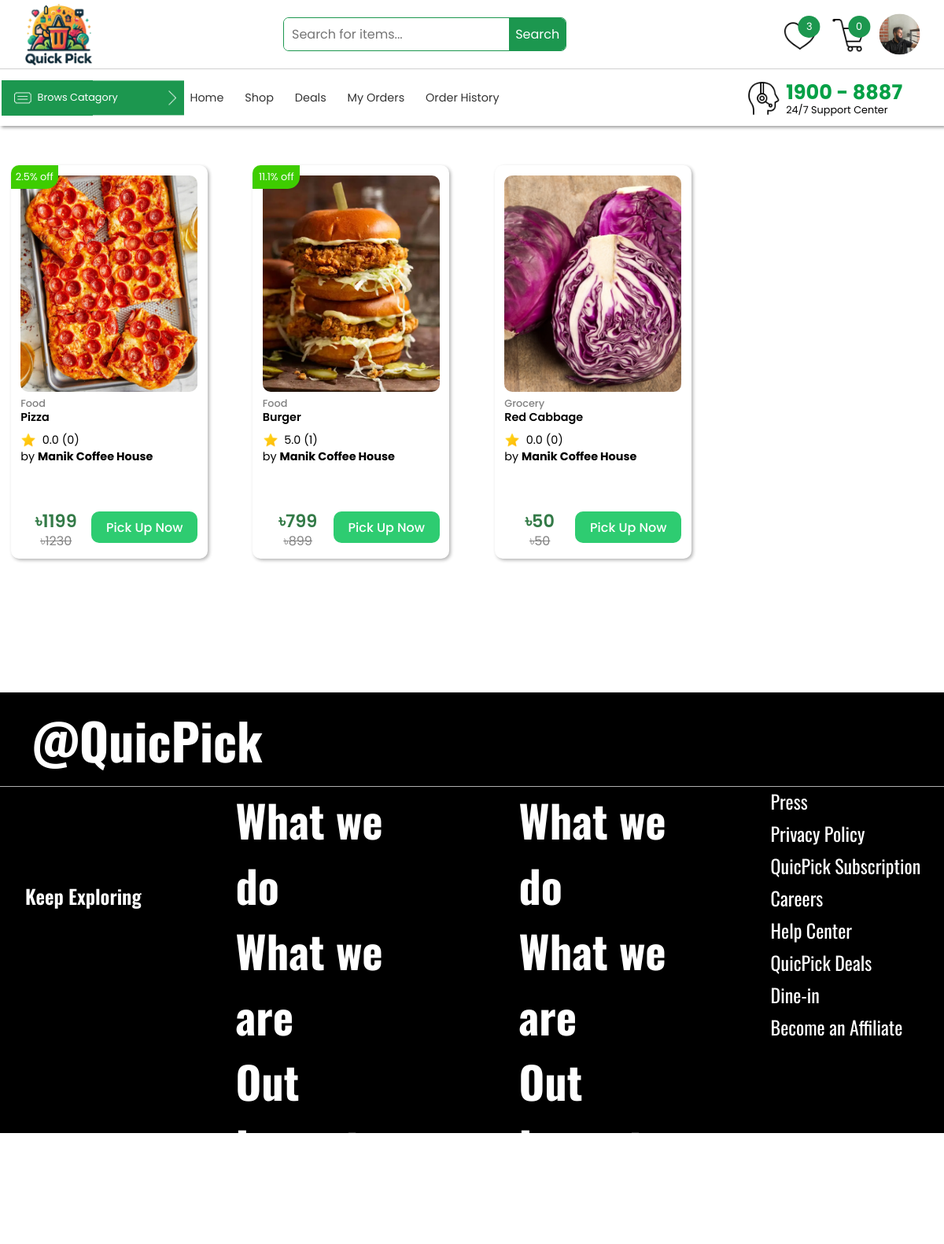
The page /store/product/wishlist (signed in) on the database its author committed.
### account/models.py (models this page shows, shortened)
class Profile(models.Model):
    user = models.OneToOneField(User, on_delete=models.CASCADE, null=True, blank=True)
    image = models.ImageField(upload_to='proPic', null=True, blank=True)
    phone = models.CharField(max_length=20)
    isStore = models.BooleanField(default=False)
    storeName = models.CharField(max_length=100, blank=True, null=True)
    storeDescription = models.TextField(null=True, blank=True)
    storeAddress = models.TextField(null=True, blank=True)

### store/models.py (models this page shows, shortened)
class Product(models.Model):
    name = models.CharField(max_length=200)
    description = models.TextField()
    price = models.PositiveIntegerField(default=0)
    discountPersentage = models.DecimalField(max_digits=3, decimal_places=1)
    discountPrice = models.PositiveIntegerField(default=0)
    category = models.ForeignKey(Category, on_delete=models.CASCADE, related_name='products')
    image = models.ImageField(upload_to='product_images', null=True, blank=True)
    store = models.ForeignKey(Profile, on_delete=models.CASCADE, related_name='products', limit_choices_to={'isStore': True})
    avgReviewPoint = models.DecimalField(max_digits=3, decimal_places=1, default=0.0)
    totalReviews = models.PositiveIntegerField(default=0)

class Category(models.Model):
    name = models.CharField(max_length=100)
    image = models.ImageField(upload_to='category_images', null=True, blank=True)
    description = models.TextField(blank=True)

### store/views.py (the view)
# urls.py: path('product/wishlist', views.wishListProduct, name='wishListProduct'),
def wishListProduct(request):
    user = request.user.profile
    products = Product.objects.all()
    catagories = Category.objects.all()
    cart = CartItem.objects.filter(user=user)
    wishList = WishList.objects.filter(user=user)
    wishListProduct = [item.product for item in wishList]
    cartProducts = [item.product for item in cart]
    cartLen = len(cartProducts)
    wishListLen = len(wishListProduct)
    context = {
        'products': products,
        'catagories': catagories,
        'cart': cart,
        'cartProducts': cartProducts,
        'cartLen': cartLen,
        'wishListLen': wishListLen,
        'wishListProduct': wishListProduct,
    }
    return render(request, 'wishListProduct.html', context)

### template/wishListProduct.html (shortened to what this page needs)
{% extends "userBase.html" %}
{% block content %}
    {% load static %}
    <div class="MainProductDiv" style="min-height: 80vh">
        {% for product in wishListProduct %}
            <div class="card">
                {% if product.discountPersentage != 0.0 %}
                    <div class="discount">
                        <p>{{ product.discountPersentage }}% off</p>
                    </div>
                {% endif %}
                <div class="imageForCard" id="imageForCard">
                    <img src="{{ product.image.url }}" alt="">
                </div>
                <div class="catagoryTag">
                    <p>{{ product.category.name }}</p>
                </div>
                <div class="productTitle">
                    <a href="{% url 'viewProduct' product.id %}"><h3>{{ product.name }}</h3></a>
                </div>
                <div class="productRatting">
                    <div class="starImg"><img src="{% static 'images/icons8-star-96.png' %}" alt=""></div>
                    <p>{{ product.avgReviewPoint }} ({{ product.totalReviews }})</p>
                </div>
                <div class="storeName">
                    <p>by <span class="boldtext"><a href="{% url 'singleStoreProduct' product.store.id %}">{{ product.store.storeName }}</a></span></p>
                </div>
                <div class="pickUpWithPrice1">
                    <div class="priceDiv1">
                        <div class="discountPrice1">৳{{ product.discountPrice }}</div>
                        <div class="regularPrice1"><del>৳{{ product.price }}</del></div>
                    </div>
                    <div class="pickUpBtn">
                        <button><a id="pickUpBtnLink" href="{% url 'viewProduct' product.id %}"><p>Pick  Up Now</p></a></button>
                    </div>
                </div>
            </div>
        {% endfor %}
    </div>
{% endblock content %}

### template/userBase.html (shortened to what this page needs)
<!DOCTYPE html>
<html lang="en">
<head>
    {% load static %}
    <link rel="stylesheet" href="{% static 'style/userBase.css' %}">
    <link rel="stylesheet" href="{% static 'style/grid.css' %}">
    <link rel="stylesheet" href="{% static 'style/card2.css' %}">
    <link rel="stylesheet" href="{% static 'style/viewProduct.css' %}">
    <link rel="stylesheet" href="{% static 'style/cartList.css' %}">
    <link rel="stylesheet" href="{% static 'style/orderSuccess.css' %}">
    <link rel="stylesheet" href="{% static 'style/customerOrderView.css' %}">
</head>
<body>
    <div class="navbar" id="navBar">
        <div class="topNavBar">
            <div class="logo"><img src="{% static 'images/logo2.png' %}" alt=""></div>
            <div class="searchBox">
                <form action="{% url 'searchProducts' %}" method="POST">
                    <input type="text" name="searchText" id="searchBoxTextInput1" placeholder="Search for items..." required>
                    <input type="submit" value="Search">
                </form>
            </div>
            <div class="curtAndProfile">
                <div class="wishList equal">
                    <div class="equalInsideDiv">
                        <a href="{% url 'wishListProduct' %}">
                            <img src="{% static 'images/icons8-heart-100.png' %}" alt="">
                            <div class="countDivForWishlist"><p>{{ wishListLen }}</p></div>
                        </a>
                    </div>
                </div>
                <div class="cart equal">
                    <div class="equalInsideDiv">
                        <a href="{% url 'cartItem' %}">
                            <img src="{% static 'images/icons8-cart-100.png' %}" alt="">
                            <div class="countDivForWishlist"><p>{{ cartLen }}</p></div>
                        </a>
                    </div>
                </div>
                <div class="profileImage equal">
                    <div class="profileImageInside" onclick="openProfile()">
                        {% if user.is_authenticated %}
                            {% if user.is_superuser %}
                                {% if user.profile.image %}
                                    <img src="{{ user.profile.image.url }}" alt="">
                                {% else %}
                                    <img src="{% static 'images/PXL_202IT (1).jpg' %}" alt="">
                                {% endif %}
                            {% else %}
                                <img src="{{ user.profile.image.url }}" alt="Profile Picture"/>
                            {% endif %}
                        {% else %}
                            <img src="{% static 'images/PXL_202IT (1).jpg' %}" alt="">
                        {% endif %}
                    </div>
                </div>
            </div>
        </div>
        <div class="bottomNavbar">
            <div class="catagoryBox">
                <div class="insideCatagory">
                    <div class="mainCatatagory">
                        <div class="catagoryText">
                            <img src="{% static 'images/icons8-category-100.png' %}" alt="">
                            <p>Brows Catagory</p>
                        </div>
                        <img src="{% static 'images/icons8-down-100.png' %}" alt="">
                    </div>
                    {% for category in catagories %}
                        <div class="catagoryOption"><a href="{% url 'categoryProducts' category.id %}">{{ category.name }}</a></div>
                    {% endfor %}
                </div>
            </div>
            <div class="navLinks">
                <a href="{% url 'storeHome' %}">Home</a>
                <a href="{% url 'allTheStore' %}">Shop</a>
                <a href="{% url 'discountedProducts' %}">Deals</a>
                <a href="{% url 'customerOrderView' %}">My Orders</a>
                <a href="{% url 'customerOrderHistoryView' %}">Order History</a>
            </div>
            <div class="curtAndProfile curtAndProfile2">
                <div class="help" id="infoRightBtm">
                    <div class="textDivInHelp">
                        <h1 class="greenText">1900 - 8887</h1>
                        <p>24/7 Support Center</p>
                    </div>
                </div>
            </div>
        </div>
    </div>
    <div class="navbarCover"></div>
    {% block content %}
    {% endblock content %}
    <div class="footer">
        <div class="ftitle">
            @QuicPick
        </div>
        <div class="flinks">
            <p>Keep Exploring</p>
            <div class="linkDiv1">
                <a href="#">What we do</a>
                <a href="#">What we are</a>
                <a href="#">Out Impact</a>
                <a href="#">Our Team</a>
            </div>
            <div class="linkDiv2">
                <a href="#">What we do</a>
                <a href="#">What we are</a>
                <a href="#">Out Impact</a>
                <a href="#">Our Team</a>
            </div>
            <div class="smallLink">
                <a href="#">Press</a>
                <a href="#">Privacy Policy</a>
                <a href="#">QuicPick Subscription</a>
                <a href="#">Careers</a>
                <a href="#">Help Center</a>
                <a href="#">QuicPick Deals</a>
                <a href="#">Dine-in</a>
                <a href="#">Become an Affiliate</a>
            </div>
        </div>
    </div>
</body>
</html>

### static/style/userBase.css (style rules this page uses)
* { margin: 0; padding: 0; box-sizing: border-box; }
.navbar { z-index: 10000; width: 100%; height: 20vh; position: fixed; box-shadow: 2px 2px 4px rgba(0,0,0,.4); background-color: white; transition: transform 200ms; }
.navbarCover { height: 20vh; width: 100%; }
.navbar .topNavBar { height: 11vh; width: 100%; border-bottom: rgb(209, 209, 209) 1px solid; }
.greenText { color: #06a046; }
.footer { width: 100%; height: 70vh; background-color: black; display: flex; flex-direction: column; margin-top: 10vh; }
.footer .ftitle { width: 100%; height: 15vh; display: flex; align-items: center; font-family: "Oswald", sans-serif; color: #ffffff; font-size: 4rem; font-weight: 700; padding-left: 5vh; border-bottom: 1px solid rgb(175, 175, 175); }

### static/style/grid.css (style rules this page uses)
* { margin: 0; padding: 0; box-sizing: border-box; }
.MainProductDiv { padding-top: 50px; padding-bottom: 50px; display: grid; grid-template-columns: repeat(auto-fill, minmax(250px, 1fr)); grid-gap: 30px; justify-items: center; align-items: start; min-height: 80vh; }

### static/style/card2.css (style rules this page uses)
.card { height: 500px; width: 250px; box-shadow: 2px 2px 4px #b4b4b4; transition: box-shadow 300ms; position: relative; overflow: hidden; display: flex; align-items: center; border-radius: 10px; flex-direction: column; position: relative; }
.pickUpWithPrice1 .priceDiv1 .discountPrice1 { height: 60%; width: 100%; text-align: center; font-size: 1.4rem; font-weight: 600; color: #337a47; }
.pickUpWithPrice1 .priceDiv1 .regularPrice1 { height: 40%; width: 100%; text-align: center; color: rgb(131, 131, 131); }

### static/style/viewProduct.css (style rules this page uses)
* { margin: 0; padding: 0; box-sizing: border-box; }

### static/style/cartList.css (style rules this page uses)
* { margin: 0; padding: 0; box-sizing: border-box; }

### static/style/orderSuccess.css (style rules this page uses)
* { margin: 0; padding: 0; box-sizing: border-box; }

### static/style/customerOrderView.css (style rules this page uses)
* { margin: 0; padding: 0; box-sizing: border-box; }

### rows shown on the page
Product: discountPersentage "2.5", image (picture), category.name "Food", name "Pizza", avgReviewPoint "0.0", totalReviews "0", store.storeName "Manik Coffee House", discountPrice "1199", price "1230"
Product: discountPersentage "11.1", image (picture), category.name "Food", name "Burger", avgReviewPoint "5.0", totalReviews "1", store.storeName "Manik Coffee House", discountPrice "799", price "899"
Product: image (picture), category.name "Grocery", name "Red Cabbage", avgReviewPoint "0.0", totalReviews "0", store.storeName "Manik Coffee House", discountPrice "50", price "50"

### other values the page prints
{{ wishListLen }} "3"
{{ cartLen }} "0"
